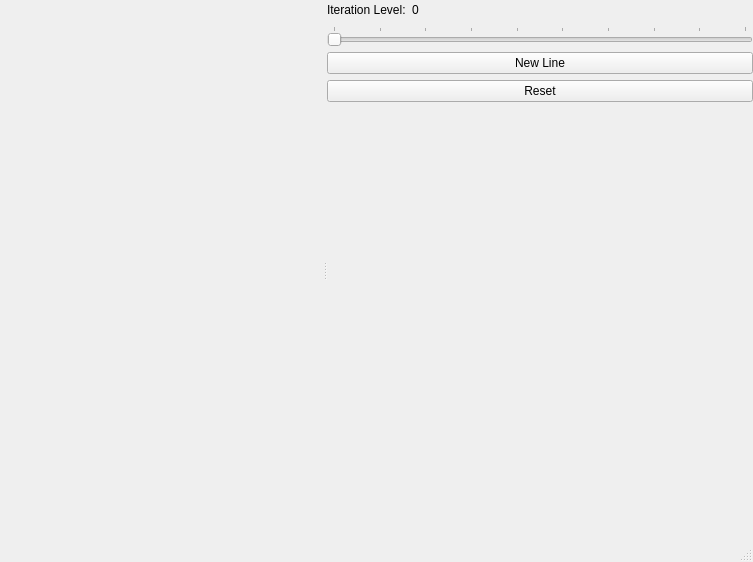
<?xml version="1.0" encoding="UTF-8"?>
<ui version="4.0">
 <class>MainWindow</class>
 <widget class="QMainWindow" name="MainWindow">
  <property name="geometry">
   <rect>
    <x>0</x>
    <y>0</y>
    <width>753</width>
    <height>562</height>
   </rect>
  </property>
  <property name="windowTitle">
   <string>Tree Builder</string>
  </property>
  <widget class="QWidget" name="centralwidget">
   <layout class="QGridLayout" name="gridLayout_6">
    <property name="leftMargin">
     <number>0</number>
    </property>
    <property name="topMargin">
     <number>0</number>
    </property>
    <property name="rightMargin">
     <number>0</number>
    </property>
    <property name="bottomMargin">
     <number>0</number>
    </property>
    <property name="spacing">
     <number>0</number>
    </property>
    <item row="0" column="0">
     <widget class="QSplitter" name="splitter">
      <property name="orientation">
       <enum>Qt::Horizontal</enum>
      </property>
      <widget class="QWidget" name="canvas" native="true">
       <property name="autoFillBackground">
        <bool>false</bool>
       </property>
      </widget>
      <widget class="QWidget" name="gridLayoutWidget">
       <layout class="QVBoxLayout" name="verticalLayout">
        <item>
         <layout class="QHBoxLayout" name="horizontalLayout_2">
          <item>
           <widget class="QLabel" name="label_2">
            <property name="text">
             <string>Iteration Level:</string>
            </property>
           </widget>
          </item>
          <item>
           <widget class="QLabel" name="iterationLabel">
            <property name="text">
             <string>0</string>
            </property>
           </widget>
          </item>
          <item>
           <spacer name="horizontalSpacer">
            <property name="orientation">
             <enum>Qt::Horizontal</enum>
            </property>
            <property name="sizeHint" stdset="0">
             <size>
              <width>40</width>
              <height>20</height>
             </size>
            </property>
           </spacer>
          </item>
         </layout>
        </item>
        <item>
         <widget class="QSlider" name="iterationSlider">
          <property name="minimum">
           <number>1</number>
          </property>
          <property name="maximum">
           <number>10</number>
          </property>
          <property name="pageStep">
           <number>1</number>
          </property>
          <property name="orientation">
           <enum>Qt::Horizontal</enum>
          </property>
          <property name="tickPosition">
           <enum>QSlider::TicksAbove</enum>
          </property>
         </widget>
        </item>
        <item>
         <widget class="QPushButton" name="newLineBtn">
          <property name="text">
           <string>New Line</string>
          </property>
         </widget>
        </item>
        <item>
         <widget class="QPushButton" name="resetBtn">
          <property name="text">
           <string>Reset</string>
          </property>
         </widget>
        </item>
        <item>
         <layout class="QHBoxLayout" name="horizontalLayout"/>
        </item>
        <item>
         <spacer name="verticalSpacer">
          <property name="orientation">
           <enum>Qt::Vertical</enum>
          </property>
          <property name="sizeHint" stdset="0">
           <size>
            <width>20</width>
            <height>40</height>
           </size>
          </property>
         </spacer>
        </item>
       </layout>
      </widget>
     </widget>
    </item>
   </layout>
  </widget>
  <widget class="QMenuBar" name="menubar">
   <property name="geometry">
    <rect>
     <x>0</x>
     <y>0</y>
     <width>753</width>
     <height>21</height>
    </rect>
   </property>
  </widget>
  <widget class="QStatusBar" name="statusbar"/>
 </widget>
 <resources/>
 <connections/>
</ui>
